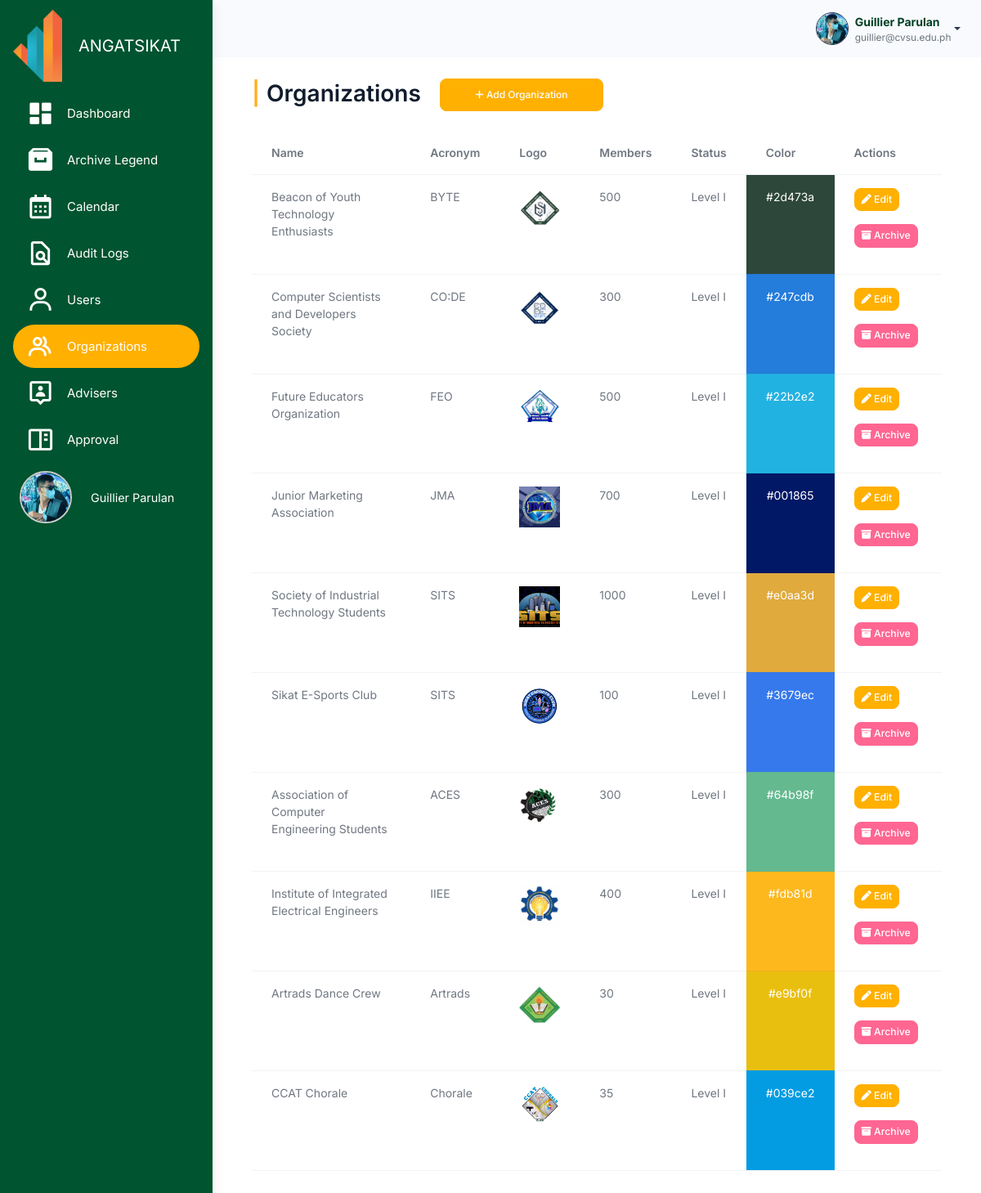
Screenshot of /src/organization_management/organizations.php (signed in) with the database file from the repository.
### tables this page shows
CREATE TABLE `users` (
  `user_id` int(11) NOT NULL,
  `username` varchar(100) NOT NULL,
  `password` varchar(255) NOT NULL,
  `profile_picture` varchar(255) NOT NULL,
  `first_name` varchar(255) NOT NULL,
  `last_name` varchar(255) NOT NULL,
  `email` varchar(100) NOT NULL,
  `role` enum('admin','officer','member') NOT NULL,
  `organization_id` int(11) DEFAULT NULL,
  `archived` tinyint(1) DEFAULT 0,
  `created_at` timestamp NOT NULL DEFAULT current_timestamp(),
  `position` enum('President','Treasurer') NOT NULL,
  `failed_attempts` int(11) DEFAULT 0,
  `is_locked` tinyint(1) DEFAULT 0,
  `last_failed_attempt` datetime DEFAULT NULL
);

CREATE TABLE `organizations` (
  `organization_id` int(11) NOT NULL,
  `organization_name` varchar(255) NOT NULL,
  `acronym` varchar(100) NOT NULL,
  `organization_logo` varchar(255) DEFAULT NULL,
  `organization_members` int(11) NOT NULL DEFAULT 0,
  `organization_status` enum('Probationary','Level I','Level II') NOT NULL DEFAULT 'Probationary',
  `organization_color` varchar(7) DEFAULT NULL,
  `archived` tinyint(1) DEFAULT 0,
  `created_at` timestamp NOT NULL DEFAULT current_timestamp(),
  `balance` decimal(15,2) DEFAULT 0.00,
  `beginning_balance` decimal(15,2) DEFAULT 0.00,
  `income` decimal(15,2) DEFAULT 0.00,
  `expense` decimal(15,2) DEFAULT 0.00,
  `cash_on_bank` decimal(15,2) DEFAULT 0.00,
  `cash_on_hand` decimal(15,2) DEFAULT 0.00
);

### src/user_query.php (called while the page is built, shortened)
<?php
$user_id = $_SESSION['user_id'];
$user_query = "SELECT * FROM users WHERE user_id = '$user_id'";
$user_result = mysqli_query($conn, $user_query);
if ($user_result && mysqli_num_rows($user_result) > 0) {
    $user = mysqli_fetch_assoc($user_result);
    $firstname = $user['first_name'];
    $lastname = $user['last_name'];
    $fullname = $firstname . ' ' . $lastname;
    $email = $user['email'];
    $profile_picture = $user['profile_picture'];
} else {
    echo "Error fetching user data: " . mysqli_error($conn);
    exit();
}
?>

### src/organization_management/organizations.php (the view, shortened to what this page needs)
<?php
include '../connection.php';
include '../user_query.php';
$sql = "SELECT * FROM organizations WHERE archived = 0";
$result = $conn->query($sql);
?>
<!DOCTYPE html>
<html lang="en">
<head>
    <link rel="stylesheet" href="../assets/css/styles.min.css" />
    <link rel="stylesheet" href="../activity_management/css/activities.css" />
    <link href="https://unpkg.com/boxicons@2.1.4/css/boxicons.min.css" rel="stylesheet" />
    <link rel="stylesheet" href="https://cdnjs.cloudflare.com/ajax/libs/font-awesome/6.6.0/css/all.min.css">
    <link rel="stylesheet" href="https://cdn.datatables.net/2.1.7/css/dataTables.bootstrap.min.css" />
</head>
<body>
     <div class="page-wrapper" id="main-wrapper" data-layout="vertical" data-navbarbg="skin6" data-sidebartype="full"
        data-sidebar-position="fixed" data-header-position="fixed">
        <aside class="left-sidebar" id="sidebar">
            <div>
                <div class="brand-logo d-flex align-items-center justify-content-between">
                    <a class="text-nowrap logo-img">
                        <img src="../assets/images/logos/angatsikat.png" alt="Angat Sikat Logo" class="logo contain"
                            style="width: 60px; height: auto;" />
                    </a>
                    <span class="logo-text">ANGATSIKAT</span>
                </div>
                <nav class="sidebar-nav scroll-sidebar" data-simplebar="">
                    <ul id="sidebarnav">
                        <li class="sidebar-item">
                            <a class="sidebar-link" href="../dashboard/admin_dashboard.php" aria-expanded="false">
                                <i class="bx bxs-dashboard" style="color: #fff; font-size: 35px;"></i>
                                <span class="hide-menu">Dashboard</span>
                            </a>
                        </li>
                        <li class="sidebar-item">
                            <a class="sidebar-link" href="../archive/archive_legend.php" aria-expanded="false">
                                <i class="bx bxs-archive" style="color: #fff; font-size: 35px;"></i>
                                <span class="hide-menu">Archive Legend</span>
                            </a>
                        </li>
                        <li class="sidebar-item">
                            <a class="sidebar-link" href="../activity_management/admin_calendar.php" aria-expanded="false"
                                data-tooltip="Manage Events">
                                <i class="bx bx-calendar" style="color: #fff; font-size: 35px;"></i>
                                <span class="hide-menu">Calendar</span>
                            </a>
                        </li>
                        <li class="sidebar-item">
                            <a class="sidebar-link" aria-expanded="false" data-tooltip="Budget"
                                onclick="toggleSubmenu(event)">
                                <i class="bx bx-file-find" style="color: #fff; font-size: 35px;"></i>
                                <span class="hide-menu">Audit Logs</span>
                            </a>
                        </li>
                        <li class="sidebar-item">
                            <a class="sidebar-link" href="../user_management/users.php" aria-expanded="false"
                                data-tooltip="Users">
                                <i class="bx bx-user" style="color: #fff; font-size: 35px;"></i>
                                <span class="hide-menu">Users</span>
                            </a>
                        </li>
                        <li class="sidebar-item">
                            <a class="sidebar-link" href="../organization_management/organizations.php"
                                aria-expanded="false" data-tooltip="Organizations">
                                <i class="bx bx-group" style="color: #fff; font-size: 35px;"></i>
                                <span class="hide-menu">Organizations</span>
                            </a>
                        </li>
                        <li class="sidebar-item">
                            <a class="sidebar-link" href="../adviser_management/advisers.php" aria-expanded="false"
                                data-tooltip="Events">
                                <i class="bx bx-user-pin" style="color: #fff; font-size: 35px;"></i>
                                <span class="hide-menu">Advisers</span>
                            </a>
                        </li>
                        <li class="sidebar-item">
                            <a class="sidebar-link" href="../budget_management/admin_budget_approval_table.php"
                                aria-expanded="false" data-tooltip="Events">
                                <i class="bx bx-book-content" style="color: #fff; font-size: 35px;"></i>
                                <span class="hide-menu">Approval</span>
                            </a>
                        </li>
                        <li class="sidebar-item profile-container">
                            <a class="sidebar-link" href="../user/admin_profile.php" aria-expanded="false"
                                data-tooltip="Profile" style="display: flex; align-items: center; padding: 0.5rem;">
                                <div class="profile-pic-border"
                                    style="height: 4rem; width: 4rem; display: flex; justify-content: center; align-items: center; overflow: hidden; border-radius: 50%; border: 2px solid #ccc;">
                                    <img src="<?php echo !empty($profile_picture) ? '../user/' . htmlspecialchars($profile_picture) : '../user/uploads/default.png'; ?>"
                                        alt="Profile Picture" class="profile-pic"
                                        style="height: 100%; width: 100%; object-fit: cover;" />
                                </div>
                                <span class="profile-name" style="margin-left: 0.5rem; font-size: 0.9rem;">
                                    <?php echo htmlspecialchars($user['first_name']) . ' ' . htmlspecialchars($user['last_name']); ?>
                                </span>
                            </a>
                        </li>
                    </ul>
                </nav>
            </div>
        </aside>
        <div class="body-wrapper">
            <header class="app-header">
                <nav class="navbar navbar-expand-lg navbar-light">
                    <div class="navbar-collapse justify-content-end px-0" id="navbarNav">
                        <ul class="navbar-nav flex-row ms-auto align-items-center justify-content-end">
                            <li class="nav-item dropdown">
                                <div class="dropdown">
                                    <a href="#" class="dropdown-toggle d-flex align-items-center"
                                        data-bs-toggle="dropdown" aria-expanded="false" style="text-decoration: none;">
                                        <img class="border border-dark rounded-circle"
                                            src="<?php echo !empty($profile_picture) ? '../user/' . $profile_picture : '../user/uploads/default.png'; ?>"
                                            alt="Profile"
                                            style="width: 40px; height: 40px; margin-left: 10px; object-fit: cover;">
                                        <div class="d-flex flex-column align-items-start ms-2">
                                            <span style="font-weight: bold; color: #004024;">
                                                <?php echo htmlspecialchars($fullname); ?>
                                            </span>
                                            <span style="font-size: 0.85em; color: #6c757d;">
                                                <?php echo htmlspecialchars($email); ?>
                                            </span>
                                        </div>
                                    </a>
                                </div>
                            </li>
                        </ul>
                    </div>
                </nav>
            </header>
            <div class="container mt-5 p-5">
                <h2 class="mb-4"><span class="text-warning fw-bold me-2">|</span>Organizations
                    <button class="btn btn-primary ms-3" data-bs-toggle="modal" data-bs-target="#addOrganizationModal"
                        style="height: 40px; width: 200px; border-radius: 8px; font-size: 12px;">
                        <i class="fa-solid fa-plus"></i> Add Organization
                    </button>
                </h2>
                <div class="table-responsive">
                    <table id="organizationsTable" class="table">
                        <thead>
                            <tr>
                                <th>Name</th>
                                <th>Acronym</th>
                                <th>Logo</th>
                                <th>Members</th>
                                <th>Status</th>
                                <th>Color</th>
                                <th>Actions</th>
                            </tr>
                        </thead>
                        <tbody>
                            <?php
                            if ($result->num_rows > 0) {
                                while($row = $result->fetch_assoc()) {
                                    $organization_logo = $row['organization_logo'];
                                    $logo_path = !empty($organization_logo) && file_exists('uploads/' . $organization_logo)
                                                ? 'uploads/' . $organization_logo
                                                : 'uploads/default_logo.png';
                                    $organization_color = !empty($row['organization_color']) ? $row['organization_color'] : '#FFFFFF';
                                    echo "<tr>
                                            <td>{$row['organization_name']}</td>
                                            <td>{$row['acronym']}</td>
                                            <td><img src='$logo_path' alt='Logo' style='width: 50px; height: 50px; object-fit: cover;'></td>
                                            <td>{$row['organization_members']}</td>
                                            <td>{$row['organization_status']}</td>
                                            <td style='background-color: {$organization_color}; color: white; text-align: center;'>
                                                {$organization_color}
                                            </td>
                                            <td>
                                                <button class='btn btn-primary btn-sm edit-btn mb-3'
                                                        data-bs-toggle='modal'
                                                        data-bs-target='#editOrganizationModal'
                                                        data-id='{$row['organization_id']}'>
                                                    <i class='fa-solid fa-pen'></i> Edit
                                                </button>
                                                <button class='btn btn-danger btn-sm archive-btn mb-3'
                                                        data-id='{$row['organization_id']}'>
                                                    <i class='fa-solid fa-box-archive'></i> Archive
                                                </button>
                                            </td>
                                        </tr>";
                                }
                            } else {
                                echo "<tr><td colspan='7' class='text-center'>No organizations found</td></tr>";
                            }
                            ?>
                        </tbody>
                    </table>
                </div>
            </div>
    </div>
    </div>
</body>
</html>

### src/activity_management/css/activities.css (style rules this page uses)
:root { --bs-font-sans-serif: "Inter", sans-serif; --bs-primary: #ffb000; --bs-secondary: #6c757d; --bs-danger: #ff6692; --bs-body-font-size: 0.875rem; --bs-body-font-weight: 400; --bs-body-line-height: 1.5; --bs-body-color: #111c2d99; --bs-body-bg: #fff; --bs-border-color: #e4ebf0; --bs-heading-color: #111c2d; --bs-border-radius: 7px; --bs-gutter-x: 24px; --bs-btn-font-size: 0.875rem; --bs-card-spacer-y: 30px; --bs-card-spacer-x: 30px; --bs-card-border-width: 0px; --bs-success-rgb: 19,222,185; --bs-primary-rgb: 255, 176, 0; --bs-light-rgb: 246,249,252; --bs-dark-rgb: 42,53,71; }
.container { padding-top: 20px; background-color: #fff; border-radius: 10px; box-shadow: 0 4px 8px rgba(0, 0, 0, 0.1); }
table { table-layout: auto; max-width: 100%; height: auto; border-collapse: collapse; }
.btn-primary { background-color: #ffb000; border-color: #ffb000; }

### src/organization_management/organizations.php (style rules this page uses)
#sidebar>div>div>span { color: #fff; font-size: 20px; position: absolute; margin-left: 80px; }
#sidebarnav>li>a>span { color: #fff; }
.sidebar-link { position: relative; cursor: pointer; }
.sidebar-link.active { background-color: #FFB000; }
.scroll-sidebar { overflow: auto; }
.scroll-sidebar { -ms-overflow-style: none; scrollbar-width: none; }
.body-wrapper { height: 100vh; overflow-x: hidden; overflow-y: auto; background-color: white; }

### rows the page displays
users: profile_picture (picture), first_name "Guillier", last_name "Parulan", fullname "Guillier Parulan", email "guillier@cvsu.edu.ph"
organizations: organization_name "Beacon of Youth Technology Enthusiasts", acronym "BYTE", organization_logo (picture), organization_members "500", organization_status "Level I", organization_color "#2d473a"
organizations: organization_name "Computer Scientists and Developers Society", acronym "CO:DE", organization_logo (picture), organization_members "300", organization_status "Level I", organization_color "#247cdb"
organizations: organization_name "Future Educators Organization", acronym "FEO", organization_logo (picture), organization_members "500", organization_status "Level I", organization_color "#22b2e2"
organizations: organization_name "Junior Marketing Association", acronym "JMA", organization_logo (picture), organization_members "700", organization_status "Level I", organization_color "#001865"
organizations: organization_name "Society of Industrial Technology Students", acronym "SITS", organization_logo (picture), organization_members "1000", organization_status "Level I", organization_color "#e0aa3d"
organizations: organization_name "Sikat E-Sports Club", acronym "SITS", organization_logo (picture), organization_members "100", organization_status "Level I", organization_color "#3679ec"
organizations: organization_name "Association of Computer Engineering Students", acronym "ACES", organization_logo (picture), organization_members "300", organization_status "Level I", organization_color "#64b98f"
organizations: organization_name "Institute of Integrated Electrical Engineers", acronym "IIEE", organization_logo (picture), organization_members "400", organization_status "Level I", organization_color "#fdb81d"
organizations: organization_name "Artrads Dance Crew", acronym "Artrads", shows a picture, organization_members "30", organization_status "Level I", organization_color "#e9bf0f"
organizations: organization_name "CCAT Chorale", acronym "Chorale", organization_logo (picture), organization_members "35", organization_status "Level I", organization_color "#039ce2"
